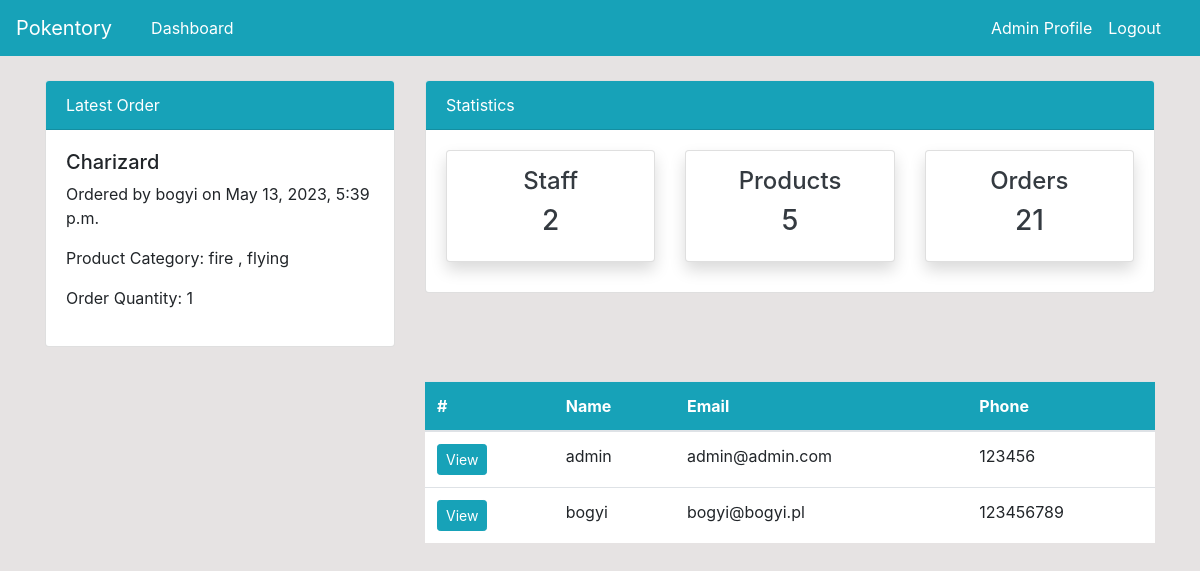
The page /staff/ (signed in) on the database its author committed.
### dashboard/models.py (models this page shows, shortened)
class Order(models.Model):
    product = models.ForeignKey(Product, on_delete=models.CASCADE, null=True)
    staff = models.ForeignKey(User, models.CASCADE, null=True)
    order_quantity = models.PositiveIntegerField(null=True)
    date = models.DateTimeField(auto_now_add=True)
    category = models.ManyToManyField(Category)
    class Meta:
        verbose_name_plural = 'Order'

class Product(models.Model):
    name = models.CharField(max_length=100, null=True)
    category = models.ManyToManyField(Category)
    quantity = models.PositiveIntegerField(null=True)
    image = models.ImageField(upload_to='media')
    class Meta:
        verbose_name_plural = 'Product'

class Category(models.Model):
    name = models.CharField(max_length=20, null=True)
    class Meta:
        verbose_name_plural = 'Categories'

### user/models.py (models this page shows, shortened)
class Profile(models.Model):
    staff = models.OneToOneField(User, on_delete=models.CASCADE, null=True)
    address = models.CharField(max_length=200, null=True)
    phone = models.CharField(max_length=20, null=True)
    image = models.ImageField(default='/avatar.jpg', upload_to='Profile_Images')

### dashboard/views.py (the view)
# urls.py: path('staff/', views.staff, name= 'dashboard-staff'),
@login_required
def staff(request):
    workers = User.objects.all()
    workers_count = workers.count()
    orders_count = Order.objects.all().count()
    product_count = Product.objects.all().count()
    latest_order = Order.objects.latest('date')
    context = {
        'workers': workers,
        'workers_count': workers_count,
        'orders_count': orders_count,
        'product_count': product_count,
        'latest_order': latest_order,
    }
    return render(request, 'dashboard/staff.html', context)

### templates/dashboard/staff.html (shortened to what this page needs)
{% extends 'partials/base.html' %}
{% block content %}
{% if user.is_authenticated and user.is_superuser %}
{% include 'partials/topnav.html' %}
    <div class="container">
        <div class="row my-4">
            <div class="col-md-4"></div>
            <div class="col-md-8">
                <table class="table bg-white">
                    <thead class="bg-info">
                        <tr class="text-white">
                            <th scope="col">#</th>
                            <th scope="col">Name</th>
                            <th scope="col">Email</th>
                            <th scope="col">Phone</th>
                        </tr>
                    </thead>
                    <tbody>
                        {% for worker in workers %}
                        <tr>
                            <th scope="row"><a class="btn btn-info btn-sm" href="{% url 'dashboard-staff-detail' worker.id %}">View</a></th>
                            <td>{{ worker.username }}</td>
                            <td>{{ worker.email }}</td>
                            <td>{{ worker.profile.phone }}</td>
                        {% endfor %}
                    </tbody>
                </table>
            </div>
        </div>
    </div>
    {% endif %}
{% endblock %}

### templates/partials/nav.html (shortened to what this page needs)
 <nav class="navbar navbar-expand-lg navbar-info bg-info">
    <a class="navbar-brand text-white" href="{% url 'dashboard-index' %}">Pokentory</a>
    {% if user.is_authenticated and user.is_superuser %}
    <div class="container">
        <div class="collapse navbar-collapse" id="navbarSupportedContent">
            <ul class="navbar-nav mr-auto">
                <li class="nav-item active">
                    <a class="nav-link text-white" href="{% url 'dashboard-index' %}"> Dashboard </a>
                </li>
            </ul>
            <ul class="navbar-nav ml-auto">
                <li class="nav-item active">
                    <a class="nav-link text-white" href="{% url 'user-profile' %}">{{ user.username|capfirst }} Profile</a>
                        </li>
                <li class="nav-item">
                    <a class="nav-link text-white" href="{% url 'user-logout' %}">Logout</a>
                </li>
            </ul>
            {% endif %}
</nav>

### templates/partials/topnav.html (shortened to what this page needs)
 <div class="container">
    <div class="row mt-4">
        <div class="col-md-4">
            <div class="card">
                <div class="card-header bg-info text-white">
                    Latest Order
                </div>
                <div class="card-body">
                    {% if latest_order %}
                    <h5>{{ latest_order.product.name }}</h5>
                    <p>Ordered by {{ latest_order.staff.username }} on {{ latest_order.date }}</p>
                    <p>Product Category:
                        {% for category in latest_order.category.all %}
                        {{ category.name }}
                        {% if not forloop.last %}, {% endif %}
                        {% endfor %}
                    </p>
                    <p>Order Quantity: {{ latest_order.order_quantity }}</p>
                {% else %}
                    <p>No orders found</p>
                {% endif %}
                </div>
            </div>
        </div>
        <div class="col-md-8">
            <div class="card">
                <div class="card-header bg-info text-white">
                    Statistics
                </div>
                <div class="card-body">
                    <div class="row">
                        <div class="col-md-4">
                            <a class="text-decoration-none text-dark" href="{% url 'dashboard-staff' %}">
                                <div class="card my-card shadow text-center p-3">
                                    <h4>Staff </h4>
                                    <h3>{{ workers_count }}</h3>
                                </div>
                            </a>
                        </div>
                        <div class="col-md-4">
                            <a class="text-decoration-none text-dark" href="{% url 'dashboard-product' %}">
                                <div class="card my-card shadow text-center p-3">
                                    <h4>Products </h4>
                                    <h3>{{ product_count }}</h3>
                                </div>
                            </a>
                        </div>
                        <div class="col-md-4">
                            <a class="text-decoration-none text-dark" href="{% url 'dashboard-order' %}">
                                <div class="card my-card shadow text-center p-3">
                                    <h4>Orders </h4>
                                    <h3>{{ orders_count }}</h3>
                                </div>
                            </a>
                        </div>
                    </div>
                </div>
            </div>
        </div>
    </div>
</div>

### static/style.css (style rules this page uses)
body { background: rgb(230, 227, 227); }
.card { margin: 0 auto; float: none; margin-bottom: 10px; }

### rows shown on the page
Order: product.name "Charizard", staff.username "bogyi", date "May 13, 2023, 5:39 p.m.", order_quantity "1"
Category: name "fire"
Category: name "flying"

### other values the page prints
{{ user.username|capfirst }} "Admin"
{{ workers_count }} "2"
{{ product_count }} "5"
{{ orders_count }} "21"
{{ worker.username }} "admin"
{{ worker.email }} "admin@admin.com"
{{ worker.profile.phone }} "123456"
{{ worker.username }} "bogyi"
{{ worker.email }} "bogyi@bogyi.pl"
{{ worker.profile.phone }} "123456789"
